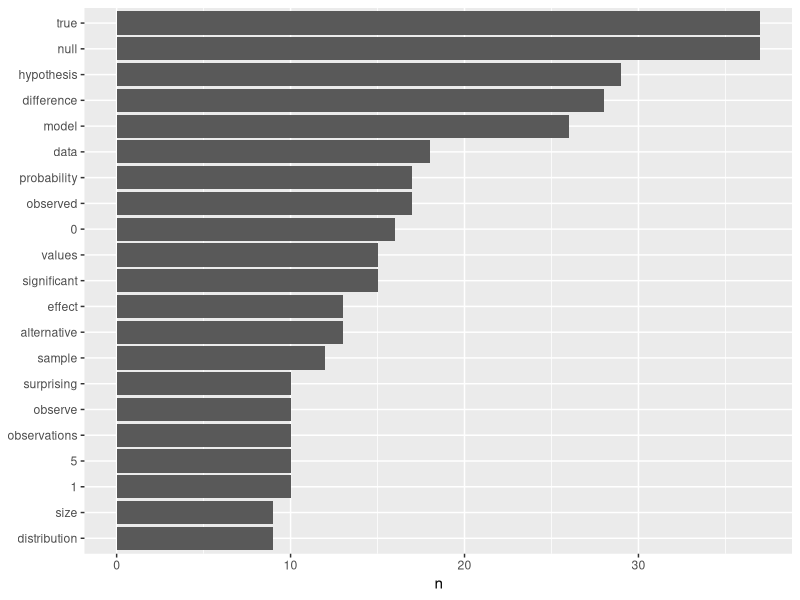
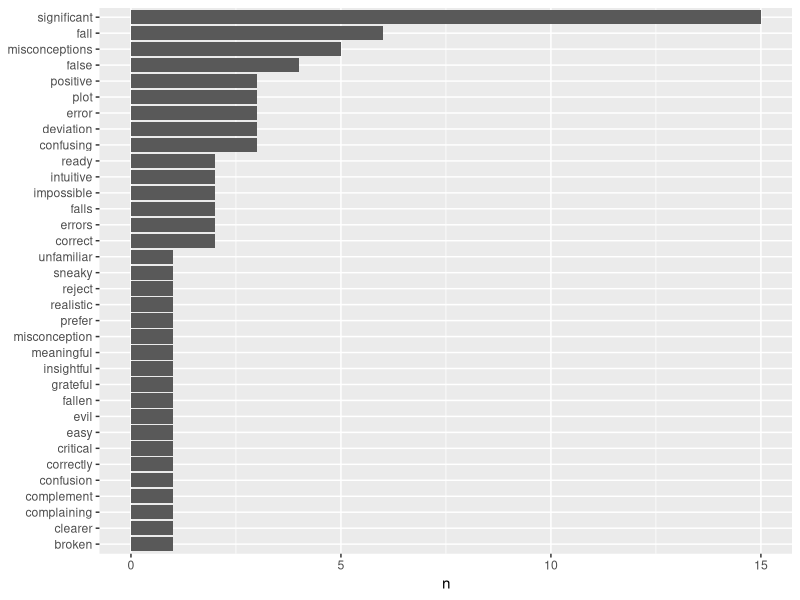

Write the R code that produced these figures, in order. (Note: this script raises an error after producing the figures.)
## ---- chunk 1
knitr::opts_chunk$set(echo = TRUE)
## ---- chunk 2
library(tidytext)
library(dplyr)
library(stringr)
library(ggplot2)
library(tidyr)

correlaid_txt <- read.delim("correlaid_pvalue.txt")
correlaid_txt <- data.frame(lapply(correlaid_txt, as.character), stringsAsFactors=FALSE)
colnames(correlaid_txt) <- c("text")
correlaid_txt %>% unnest_tokens(output = word,input = text) -> token_correlaid

data("stop_words")
token_correlaid %>%
  anti_join(stop_words) -> tidy_correlaid

tidy_correlaid %>% 
  count(word,sort=TRUE)

tidy_correlaid %>% 
  count(word,sort=TRUE) %>%
  top_n(20) %>% 
  mutate(word=reorder(word,n)) %>%  #reorder 
  ggplot(aes(word, n)) +
  geom_col() +
  xlab(NULL) +
  coord_flip()
## ---- chunk 3
sentiment_correlaid <- tidy_correlaid %>%  #With Bing 
  inner_join(get_sentiments("bing"))%>% 
  mutate(method = "Bing")
sentiment_correlaid %>% 
  count(word,sort=TRUE) %>%
  top_n(20) %>% 
  mutate(word=reorder(word,n)) %>% 
  ggplot(aes(word, n)) + 
  geom_col() +
  xlab(NULL) +
  coord_flip()
## ---- chunk 4
sentiment_correlaid_AF <- tidy_correlaid %>% 
  inner_join(get_sentiments("afinn"))%>% 
  mutate(method = "AFINN")
sentiment_correlaid_NRC <- tidy_correlaid %>% 
  inner_join(get_sentiments("nrc"))%>% 
  mutate(method = "NRC")

bind_rows(sentiment_correlaid,
          sentiment_correlaid_NRC) %>%
  mutate(Count=n()) -> three_pack
ggplot(aes(sentiment, Count,fill = method),data=three_pack) +
  geom_col(show.legend = FALSE)+
  facet_wrap(~method, ncol = 1, scales = "free_y")+
  theme(axis.text.x = element_text(angle = 45, hjust = 0.5, vjust = 0.5))+
  coord_flip()+
  ggtitle("Plot of NRC and Bing")

#Because AFINN's results are in numerical continuous scale, so we draw a seperate plot for it.

sentiment_correlaid_AF %>% 
  ggplot()+
  geom_histogram(aes(x=score,fill=word),stat="bin",show.legend = TRUE)+
  theme(legend.position="bottom")+
  scale_alpha_discrete(breaks=c(-3,-2,-1,0,1,2,3))+
  ggtitle("Plot of AFINN")
## ---- chunk 5
library(wordcloud)
tidy_correlaid %>%
  count(word) %>%
  with(wordcloud(word, n, max.words = 100))

library(reshape2)
tidy_correlaid %>%
  inner_join(get_sentiments("bing")) %>%
  count(word, sentiment, sort = TRUE) %>%
  acast(word ~ sentiment, value.var = "n", fill = 0) %>%
  comparison.cloud(colors = c("black", "red"),
                   max.words = 100)
## ---- chunk 6
library(tidytext)
library(dplyr)
library(stringr)
library(ggplot2)

correlaid_txt2 <- read.delim("correlaid_fromdatatostory.txt")
correlaid_txt2 <- data.frame(lapply(correlaid_txt2, as.character), stringsAsFactors=FALSE)
colnames(correlaid_txt2) <- c("text")
correlaid_txt2 %>% unnest_tokens(output = word,input = text) -> token_correlaid2

data("stop_words")
token_correlaid2 %>%
  anti_join(stop_words) -> tidy_correlaid2

tidy_correlaid2 %>% 
  count(word,sort=TRUE)

tidy_correlaid2 %>% 
  count(word,sort=TRUE) %>%
  top_n(20) %>% 
  mutate(word=reorder(word,n)) %>%  #reorder 
  ggplot(aes(word, n)) +
  geom_col() +
  xlab(NULL) +
  coord_flip()
## ---- chunk 7
sentiment_correlaid2 <- tidy_correlaid2 %>%  #With Bing 
  inner_join(get_sentiments("bing"))%>% 
  mutate(method = "Bing")
sentiment_correlaid2 %>% 
  count(word,sort=TRUE) %>%
  top_n(20) %>% 
  mutate(word=reorder(word,n)) %>% 
  ggplot(aes(word, n)) + 
  geom_col() +
  xlab(NULL) +
  coord_flip()
## ---- chunk 8
sentiment_correlaid_AF2 <- tidy_correlaid2 %>% 
  inner_join(get_sentiments("afinn"))%>% 
  mutate(method = "AFINN")
sentiment_correlaid_NRC2 <- tidy_correlaid2 %>% 
  inner_join(get_sentiments("nrc"))%>% 
  mutate(method = "NRC")

bind_rows(sentiment_correlaid2,
          sentiment_correlaid_NRC2) %>%
  mutate(Count=n()) -> three_pack2
ggplot(aes(sentiment, Count,fill = method),data=three_pack2) +
  geom_col(show.legend = FALSE)+
  facet_wrap(~method, ncol = 1, scales = "free_y")+
  theme(axis.text.x = element_text(angle = 45, hjust = 0.5, vjust = 0.5))+
  coord_flip()+
  ggtitle("Plot of NRC and Bing")

#Because AFINN's results are in numerical continuous scale, so we draw a seperate plot for it.

sentiment_correlaid_AF2 %>% 
  ggplot()+
  geom_histogram(aes(x=score,fill=word),stat="bin",show.legend = TRUE)+
  theme(legend.position="bottom")+
  scale_alpha_discrete(breaks=c(-3,-2,-1,0,1,2,3))+
  ggtitle("Plot of AFINN")
## ---- chunk 9
library(wordcloud)
tidy_correlaid2 %>%
  count(word) %>%
  with(wordcloud(word, n, max.words = 100))

library(reshape2)
tidy_correlaid2 %>%
  inner_join(get_sentiments("bing")) %>%
  count(word, sentiment, sort = TRUE) %>%
  acast(word ~ sentiment, value.var = "n", fill = 0) %>%
  comparison.cloud(colors = c("black", "red"),
                   max.words = 100)
## ---- chunk 10
tidy_correlaid %>% group_by(word) %>% 
  mutate(n=n()) %>% 
  mutate(article="P-value") %>% 
  arrange(n)-> correlaid_words
tidy_correlaid2 %>% group_by(word) %>% 
  mutate(n=n()) %>% 
  mutate(article="Data-Story") %>% 
  arrange(n) -> correlaid_words2
total_words <- rbind(correlaid_words,correlaid_words2) 
total_words %>% group_by(article) %>% 
  mutate(total=sum(n)) %>% 
  mutate(rank=row_number(), `term frequency`= n/total) %>% 
  arrange(desc(`term frequency`))-> all_words
#all_words has all information we need to do tf_idf analysis.

ggplot(all_words, aes(n/total, fill = article)) +
  geom_histogram(show.legend = FALSE) +
  facet_wrap(~article, nrow = 2, scales = "free_y")+
  ggtitle("Frequency VS Count")

correlaid_words <- correlaid_words %>% mutate(proportion=n/sum(n))
correlaid_words2 <- correlaid_words2 %>% mutate(proportion=n/sum(n))

## ---- chunk 11
ggplot(all_words,aes(rank, `term frequency`, color = article)) + geom_line(size = 1.1, alpha = 0.8, show.legend = FALSE) + 
  scale_x_log10() +
  scale_y_log10()+
  ggtitle("Rand VS Term Frequency")
## ---- chunk 12
all_words <- all_words %>% bind_tf_idf(word, article, n)
all_words %>% 
  select(-total) %>% 
  arrange(desc(tf_idf)) %>% 
  mutate(word = factor(word, levels = rev(unique(word)))) %>%
  top_n(10) %>% 
  group_by(article) %>% 
  ungroup %>% 
  ggplot()+
  geom_col(aes(word,tf_idf,fill=article))+
  labs(x=NULL,y="tf-idf")+
  facet_wrap(~article,nrow=2,scales = "free")+
  coord_flip() 
## ---- chunk 13
correlaid_bigrams <- correlaid_txt %>% unnest_tokens(bigram, text, token = "ngrams", n = 2) #for p-value article
correlaid_bigrams2 <- correlaid_txt2 %>% unnest_tokens(bigram, text, token = "ngrams", n = 2) #for data-story article

#Seperate the bigrams into two words
bigrams_separated <- correlaid_bigrams %>%
separate(bigram, c("word1", "word2"), sep = " ")
bigrams_separated2 <- correlaid_bigrams2 %>%
separate(bigram, c("word1", "word2"), sep = " ")
#Eliminate stop words
bigrams_filtered <- bigrams_separated %>% filter(!word1 %in% stop_words$word) %>% filter(!word2 %in% stop_words$word)
bigrams_filtered2 <- bigrams_separated2 %>% filter(!word1 %in% stop_words$word) %>% filter(!word2 %in% stop_words$word)
#Then unite them into bigrams
bigrams_united <- bigrams_filtered %>% unite(bigram, word1, word2, sep = " ")
bigrams_united2 <- bigrams_filtered2 %>% unite(bigram, word1, word2, sep = " ")
bigrams_united %>% mutate(article="P-Value") -> bigrams_united
bigrams_united2 %>% mutate(article="Data-Story") -> bigrams_united2
## ---- chunk 14
total_bigrams <- rbind(bigrams_united,bigrams_united2)
total_bigrams %>% 
  mutate(n=n()) %>% 
  bind_tf_idf(bigram, article, n) %>% 
  mutate(bigram = factor(bigram, levels = rev(unique(bigram)))) %>%
  group_by(article) %>% 
  top_n(5) %>% 
  ungroup %>% 
  ggplot()+
  geom_col(aes(bigram,tf_idf,fill=article))+
  labs(x=NULL,y="tf-idf")+
  facet_wrap(~article,nrow=2,scales = "free")+
  coord_flip()  
## ---- chunk 15
AFINN <- get_sentiments("afinn")
not_words <- bigrams_separated %>%
filter(word1 == "not") %>%
inner_join(AFINN, by = c(word2 = "word")) %>% count(word2, score, sort = TRUE) %>% ungroup()

not_words %>%
  mutate(contribution = n * score) %>% 
  arrange(desc(abs(contribution))) 
## ---- chunk 16
not_words2 <- bigrams_separated2 %>%
  filter(word1 == "not") %>%
  inner_join(AFINN, by = c(word2 = "word")) %>% 
  count(word2, score, sort = TRUE) %>% ungroup()

not_words2 %>%
  mutate(contribution = n * score) %>% 
  arrange(desc(abs(contribution))) 
## ---- chunk 17
library(igraph)
library(ggraph)

#Network for P-Value Article
bigrams_separated <- 
  correlaid_bigrams %>%
  mutate(n=n()) %>% 
  separate(bigram, c("word1", "word2"), sep = " ") %>% 
  filter(!word1 %in% stop_words$word) %>% 
  filter(!word2 %in% stop_words$word)
bigrams_separated %>% graph_from_data_frame() -> bigram_graph
set.seed(2018)
ggraph(bigram_graph, layout = "fr") +
  geom_edge_link() +
  geom_node_point() +
  geom_node_text(aes(label = name), vjust = 1, hjust = 1)+
  coord_fixed(0.8)+
  ggtile("Network Plot for P-Value Article")

#Network for Data to Story Article
bigrams_separated2 <- 
  correlaid_bigrams2 %>%
  mutate(n=n()) %>% 
  separate(bigram, c("word1", "word2"), sep = " ") %>% 
  filter(!word1 %in% stop_words$word) %>% 
  filter(!word2 %in% stop_words$word)
bigrams_separated2 %>% graph_from_data_frame() -> bigram_graph2
set.seed(2018)
ggraph(bigram_graph2, layout = "fr") +
  geom_edge_link() +
  geom_node_point() +
  geom_node_text(aes(label = name), vjust = 1, hjust = 1)+
  coord_fixed(0.8)+
  ggtile("Network Plot for Data to Story Article")
